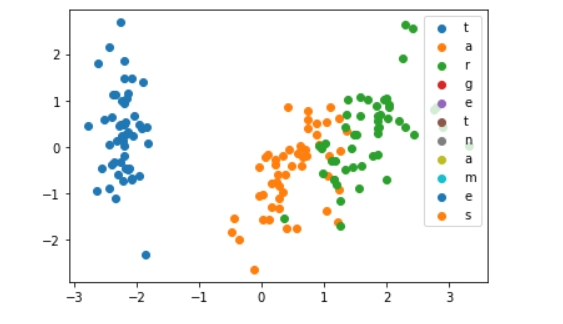

This figure's Python source:
import pandas as pd
import matplotlib.pyplot as plt

from sklearn import datasets

iris=datasets.load_iris()

df=pd.DataFrame(iris['data'],columns=iris['feature_names'])
#df
from sklearn.preprocessing import StandardScaler
scaler= StandardScaler()
scaler.fit(df)
scaled_data=scaler.transform(df)
#print(scaled_data)

from sklearn.decomposition import PCA
pca=PCA(n_components=4)
pca.fit(scaled_data)
print("Varience value: ",pca.explained_variance_ratio_)
pca=PCA(n_components=2)
pca.fit(scaled_data)
print("Varience value: ",pca.explained_variance_ratio_)
x_pca= pca.transform(scaled_data)
#print(x_pca)
plt.figure(figsize=(12,10))
y=iris.target
target_names=iris.target_names
for i,target_names in enumerate('target_names'):
    plt.scatter(x_pca[y==i,0],x_pca[y==i,1],label=target_names)
plt.legend()
plt.show()
